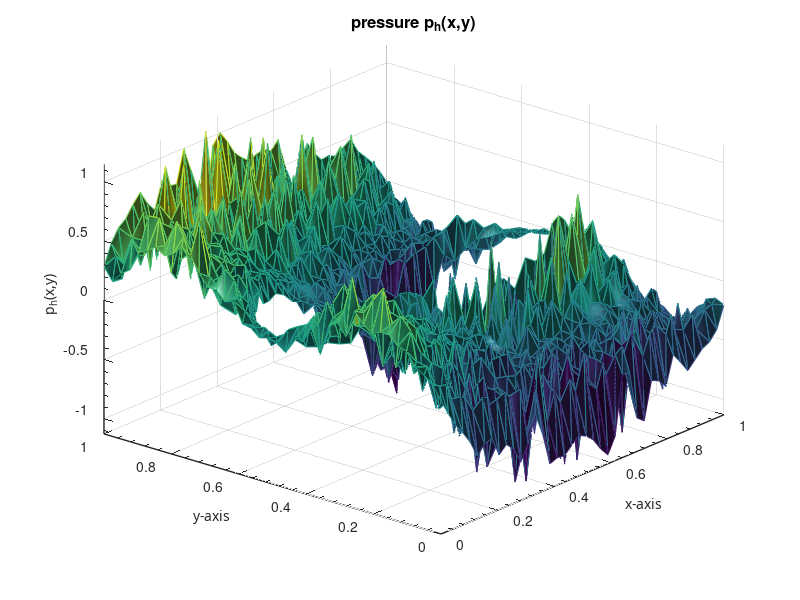
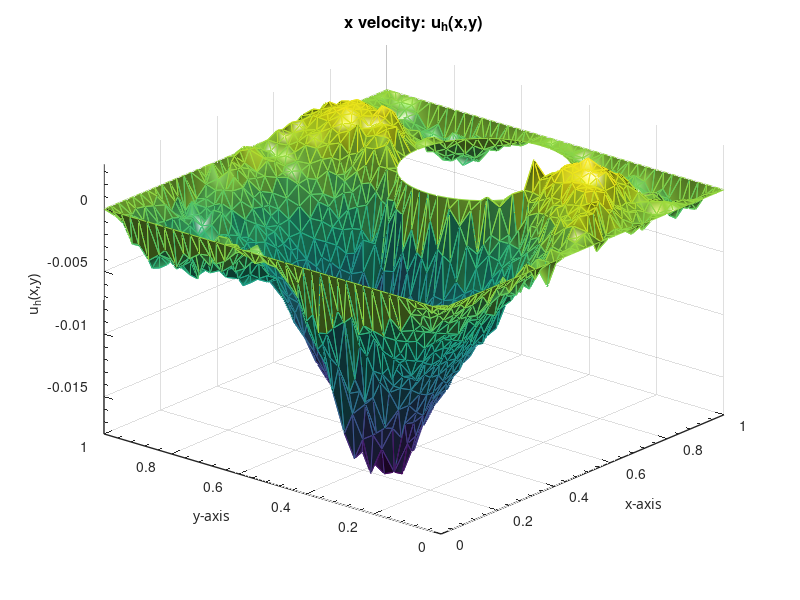
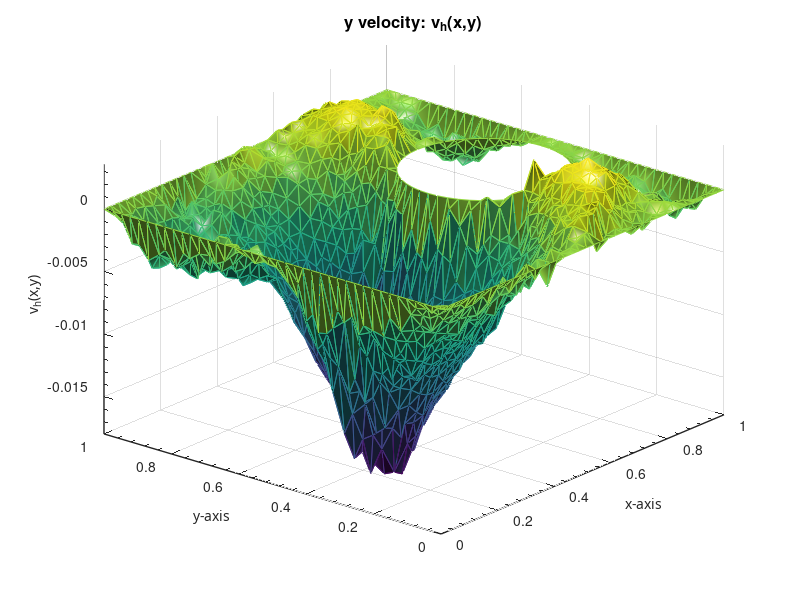
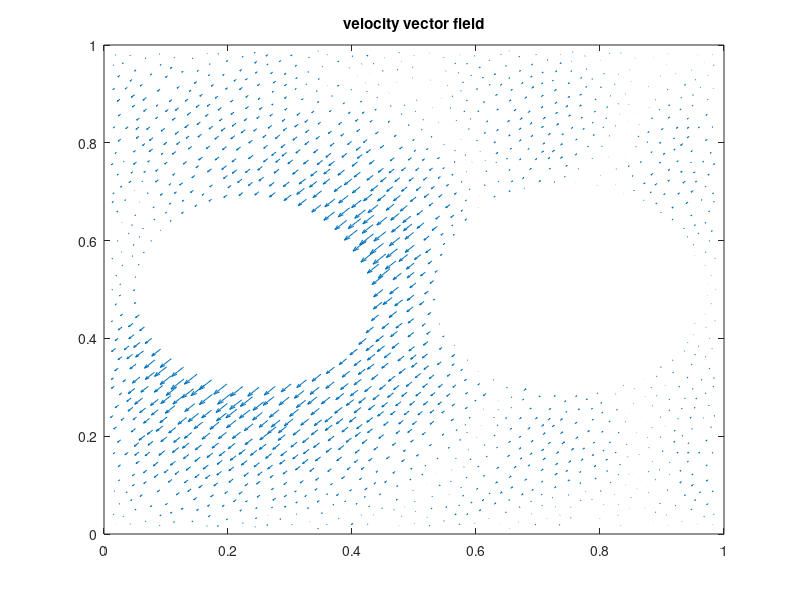

These figures' MATLAB source, in order:
close all
clear all
clc
x = load('./files/x.txt');
y = load('./files/y.txt');
p = load('./files/p.txt');
u = load('./files/u.txt');
v = load('./files/v.txt');
tri = load('./files/tri.txt');
UVP = load('./files/UVP.txt');
tri = tri + 1;

figure()
femMesh = trisurf(tri,x,y,p, 'EdgeColor', 'flat', ...
  'FaceLighting','phong');
view(-50,30)
axis tight
camlight left
femTitle = title({'pressure p_{h}(x,y)'});
femXLabel = xlabel('x-axis');
femYLabel = ylabel('y-axis');
femZLabel = zlabel('p_{h}(x,y)');
set( gca                       , ...
  'FontName'   , 'Helvetica' );
set([femXLabel, femYLabel, femZLabel], ...
  'FontName'   , 'AvanteGarde');
set([femXLabel, femYLabel, femZLabel]  , ...
  'FontSize'   , 10          );
set( femTitle                    , ...
  'FontSize'   , 12          , ...
  'FontWeight' , 'bold'      );

set(gca, ...
  'Box'         , 'off'     , ...
  'TickDir'     , 'in'     , ...
  'TickLength'  , [.02 .02] , ...
  'XMinorTick'  , 'on'      , ...
  'YMinorTick'  , 'on'      , ...
  'ZMinorTick', 'on', ...
  'XGrid', 'on', ...,
  'YGrid', 'on', ...
  'ZGrid', 'on', ...
  'LineWidth'   , 1         );

figure()
femMesh = trisurf(tri,x,y,u, 'EdgeColor', 'flat', ...
  'FaceLighting','phong');
view(-50,30)
axis tight
camlight left
femTitle = title({'x velocity: u_{h}(x,y)'});
femXLabel = xlabel('x-axis');
femYLabel = ylabel('y-axis');
femZLabel = zlabel('u_{h}(x,y)');
set( gca                       , ...
  'FontName'   , 'Helvetica' );
set([femXLabel, femYLabel, femZLabel], ...
  'FontName'   , 'AvanteGarde');
set([femXLabel, femYLabel, femZLabel]  , ...
  'FontSize'   , 10          );
set( femTitle                    , ...
  'FontSize'   , 12          , ...
  'FontWeight' , 'bold'      );

set(gca, ...
  'Box'         , 'off'     , ...
  'TickDir'     , 'in'     , ...
  'TickLength'  , [.02 .02] , ...
  'XMinorTick'  , 'on'      , ...
  'YMinorTick'  , 'on'      , ...
  'ZMinorTick', 'on', ...
  'XGrid', 'on', ...,
  'YGrid', 'on', ...
  'ZGrid', 'on', ...
  'LineWidth'   , 1         );

figure()
femMesh = trisurf(tri,x,y,v, 'EdgeColor', 'flat', ...
  'FaceLighting','phong');
view(-50,30)
axis tight
camlight left
femTitle = title({'y velocity: v_{h}(x,y)'});
femXLabel = xlabel('x-axis');
femYLabel = ylabel('y-axis');
femZLabel = zlabel('v_{h}(x,y)');
set( gca                       , ...
  'FontName'   , 'Helvetica' );
set([femXLabel, femYLabel, femZLabel], ...
  'FontName'   , 'AvanteGarde');
set([femXLabel, femYLabel, femZLabel]  , ...
  'FontSize'   , 10          );
set( femTitle                    , ...
  'FontSize'   , 12          , ...
  'FontWeight' , 'bold'      );

set(gca, ...
  'Box'         , 'off'     , ...
  'TickDir'     , 'in'     , ...
  'TickLength'  , [.02 .02] , ...
  'XMinorTick'  , 'on'      , ...
  'YMinorTick'  , 'on'      , ...
  'ZMinorTick', 'on', ...
  'XGrid', 'on', ...,
  'YGrid', 'on', ...
  'ZGrid', 'on', ...
  'LineWidth'   , 1         );

figure()
quiver(x, y, u, v)
title('velocity vector field')